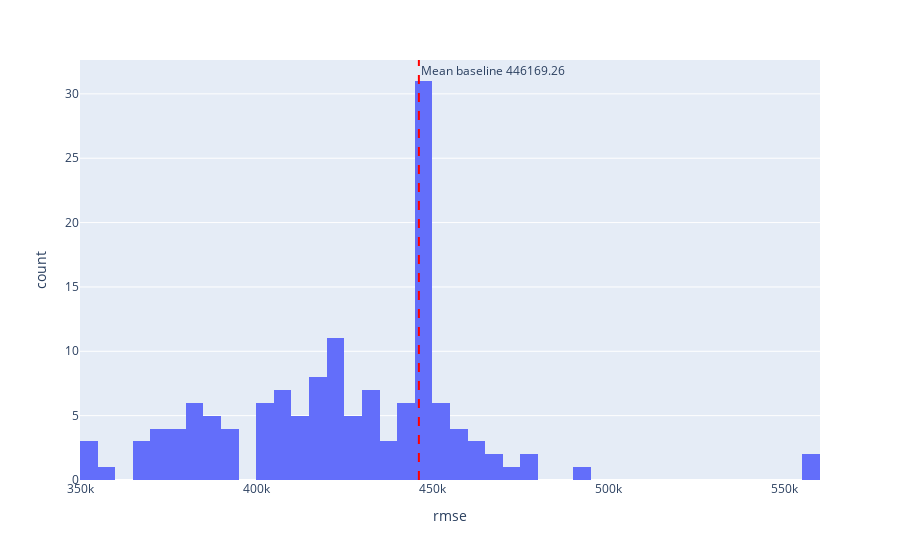

The notebook cell this image was saved under:
### Code cell
if filter_only_replicates:
    mean_rmse = filtered_results.groupby("pipeline_hash").agg({metric: "mean"})
    min_mean_rmse = mean_rmse[metric].min()
    max_mean_rmse = mean_rmse[metric].max()
    fig = threshold_histogram(mean_rmse, metric, min_mean_rmse, max_mean_rmse, perf_of_mean)
    fig.show()

### Figure 1 — Plotly figure (JSON) as saved in the notebook; plotly's stock layout.template omitted (floating-point values rounded to 4 significant figures; data arrays with more than 128 entries replaced by an {"elided": "..."} marker saying what was removed)
{"data": [{"alignmentgroup": "True", "bingroup": "x", "hovertemplate": "rmse=%{x}<br>count=%{y}<extra></extra>", "legendgroup": "", "marker": {"color": "#636efa", "pattern": {"shape": ""}}, "name": "", "nbinsx": 100, "offsetgroup": "", "orientation": "v", "showlegend": false, "type": "histogram", "x": {"elided": "140 float values"}, "xaxis": "x", "yaxis": "y"}], "layout": {"annotations": [{"showarrow": false, "text": "Mean baseline 446169.26", "x": 446200.0, "xanchor": "left", "xref": "x", "y": 1, "yanchor": "top", "yref": "y domain"}], "barmode": "relative", "legend": {"tracegroupgap": 0}, "margin": {"t": 60}, "shapes": [{"line": {"color": "red", "dash": "dash"}, "type": "line", "x0": 446200.0, "x1": 446200.0, "xref": "x", "y0": 0, "y1": 1, "yref": "y domain"}], "xaxis": {"anchor": "y", "domain": [0, 1], "title": {"text": "rmse"}}, "yaxis": {"anchor": "x", "domain": [0, 1], "title": {"text": "count"}}}}
